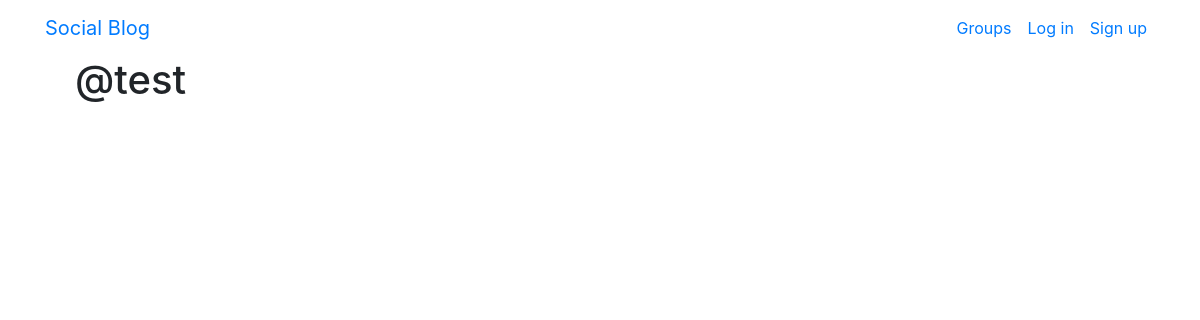
The page /posts/by/test/ on the database as committed earlier.
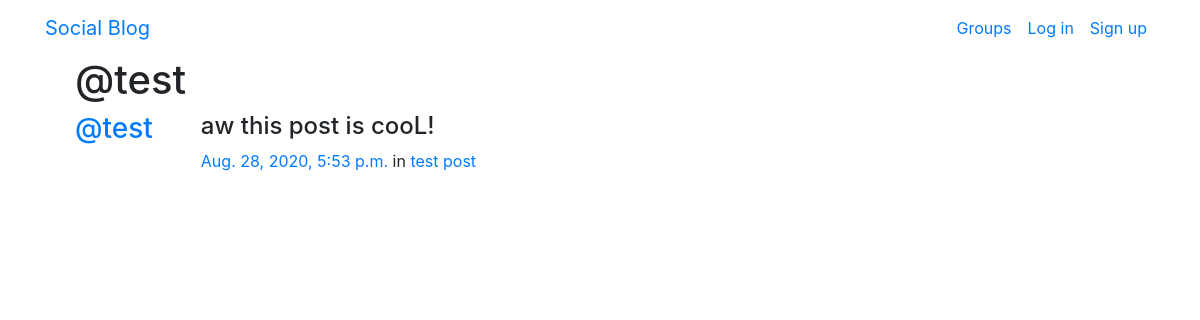
The same page on the database as committed later.
### posts/models.py (models this page shows, shortened)
class Post(models.Model):
    user = models.ForeignKey(User, related_name='posts', on_delete=models.CASCADE)
    created_at = models.DateTimeField(auto_now=True)
    message = models.TextField()
    message_html = models.TextField(editable=False)
    group = models.ForeignKey(Group, related_name='posts', null=True, blank=True, on_delete=models.CASCADE)
    class Meta:
        ordering = ['-created_at']
        unique_together = ['user','message']

### groups/models.py (models this page shows, shortened)
class Group(models.Model):
    name = models.CharField(max_length=255,unique=True)
    slug = models.SlugField(allow_unicode=True,unique=True)
    description = models.TextField(blank=True)
    decription_html = models.TextField(editable=False)
    members = models.ManyToManyField(User, through='GroupMember')
    class Meta:
        ordering = ['name']

### posts/views.py (the view)
# urls.py: path("by/<username>/",views.UserPosts.as_view(),name="for_user"),
class UserPosts(generic.ListView):
    model = models.Post
    template_name = 'posts/user_post_list.html'
    def get_queryset(self):
        try:
            self.post_user = User.objects.prefetch_related('posts').get(username__iexact=self.kwargs.get('username'))
        except User.DoesNotExist:
            raise Http404
        else:
            return self.post_user.posts.all()
    def get_context_data(self, **kwargs):
        context = super().get_context_data(**kwargs)
        context['post_user'] = self.post_user
        return context

### posts/templates/posts/user_post_list.html
{% extends "posts/post_base.html" %}
{% block prepost %}
<div class="col-md-4">
    <h1>@{{post_user.username}}</h1>
</div>
{% endblock %}
{% block post_content %}
<div class="col-md-8">
    {% for post in post_list %}
    {% include "posts/_post.html" %}
    {% endfor %}
</div>
{% endblock %}

### posts/templates/posts/_post.html (shortened to what this page needs)
<div class="media">
	<h3 class="mr-5"><a href="{% url 'posts:for_user' username=post.user.username %}">@{{ post.user.username }}</a></h3>
	<div class="media-body">
		<h4>{{ post.message|safe }}</h4>
			<time class="time"><a href="{% url 'posts:single' username=post.user.username pk=post.pk %}">{{ post.created_at }}</a></time>
			{% if post.group %}
			<span class="group-name">in <a href="#">{{ post.group.name }}</a></span>
			{% endif %}
	</div>
</div>

Rows that differ between the two databases and show on the page:
added Post: user.username "test", message "aw this post is cooL!", created_at "Aug. 28, 2020, 5:53 p.m.", group.name "test post"
